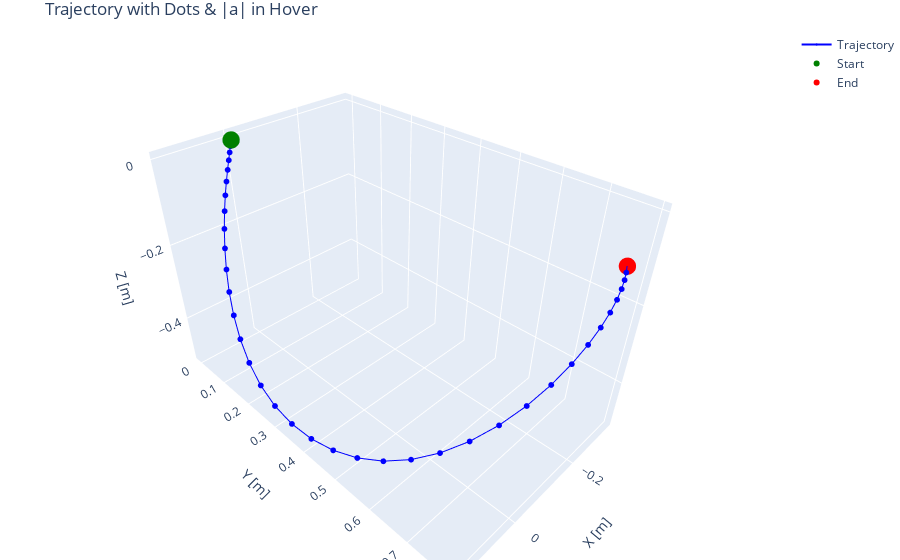

Notebook cell for this chart:
### Code cell
plot_trajectory_with_dots(pos, a_mag,)

### Figure 1 — Plotly figure (JSON) as saved in the notebook; plotly's stock layout.template omitted (floating-point values rounded to 4 significant figures; data arrays with more than 128 entries replaced by an {"elided": "..."} marker saying what was removed)
{"data": [{"customdata": {"elided": "188x1 float values"}, "hovertemplate": "X: %{x:.3f} m<br>Y: %{y:.3f} m<br>Z: %{z:.3f} m<br>|a|: %{customdata[0]:.3f} m/s²", "line": {"color": "blue", "width": 2}, "marker": {"color": "blue", "size": 2}, "mode": "lines+markers", "name": "Trajectory", "type": "scatter3d", "x": {"elided": "188 float values"}, "y": {"elided": "188 float values"}, "z": {"elided": "188 float values"}}, {"hovertemplate": "Start<br>X: %{x:.3f} m<br>Y: %{y:.3f} m<br>Z: %{z:.3f} m", "marker": {"color": "green", "size": 6}, "mode": "markers", "name": "Start", "type": "scatter3d", "x": [0], "y": [0], "z": [0]}, {"hovertemplate": "End<br>X: %{x:.3f} m<br>Y: %{y:.3f} m<br>Z: %{z:.3f} m", "marker": {"color": "red", "size": 6}, "mode": "markers", "name": "End", "type": "scatter3d", "x": [-0.3353], "y": [0.7705], "z": [-0.1234]}], "layout": {"margin": {"b": 0, "l": 0, "r": 0, "t": 30}, "scene": {"aspectmode": "data", "xaxis": {"title": {"text": "X [m]"}}, "yaxis": {"title": {"text": "Y [m]"}}, "zaxis": {"title": {"text": "Z [m]"}}}, "title": {"text": "Trajectory with Dots & |a| in Hover"}}}
